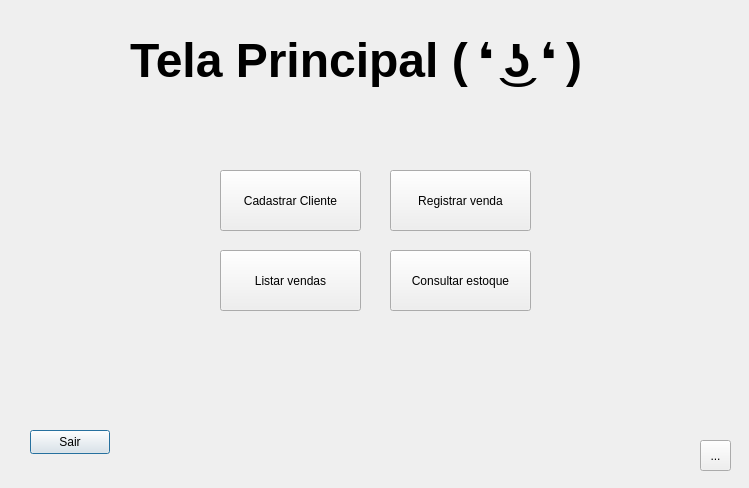
<?xml version="1.0" encoding="UTF-8"?>
<ui version="4.0">
 <class>TelaPrincipal</class>
 <widget class="QDialog" name="TelaPrincipal">
  <property name="geometry">
   <rect>
    <x>0</x>
    <y>0</y>
    <width>749</width>
    <height>488</height>
   </rect>
  </property>
  <property name="windowTitle">
   <string>Dialog</string>
  </property>
  <widget class="QLabel" name="txt">
   <property name="geometry">
    <rect>
     <x>130</x>
     <y>20</y>
     <width>551</width>
     <height>81</height>
    </rect>
   </property>
   <property name="font">
    <font>
     <pointsize>36</pointsize>
     <bold>true</bold>
    </font>
   </property>
   <property name="text">
    <string>Tela Principal ( ❛ ͜ʖ ❛ )</string>
   </property>
  </widget>
  <widget class="QPushButton" name="botSair">
   <property name="geometry">
    <rect>
     <x>30</x>
     <y>430</y>
     <width>80</width>
     <height>24</height>
    </rect>
   </property>
   <property name="text">
    <string>Sair</string>
   </property>
  </widget>
  <widget class="QPushButton" name="botEstoque">
   <property name="geometry">
    <rect>
     <x>390</x>
     <y>250</y>
     <width>141</width>
     <height>61</height>
    </rect>
   </property>
   <property name="text">
    <string>Consultar estoque</string>
   </property>
  </widget>
  <widget class="QPushButton" name="botCadastroCliente">
   <property name="geometry">
    <rect>
     <x>220</x>
     <y>170</y>
     <width>141</width>
     <height>61</height>
    </rect>
   </property>
   <property name="text">
    <string>Cadastrar Cliente</string>
   </property>
  </widget>
  <widget class="QPushButton" name="botVenda">
   <property name="geometry">
    <rect>
     <x>390</x>
     <y>170</y>
     <width>141</width>
     <height>61</height>
    </rect>
   </property>
   <property name="text">
    <string>Registrar venda</string>
   </property>
  </widget>
  <widget class="QPushButton" name="botListaVendas">
   <property name="geometry">
    <rect>
     <x>220</x>
     <y>250</y>
     <width>141</width>
     <height>61</height>
    </rect>
   </property>
   <property name="text">
    <string>Listar vendas</string>
   </property>
  </widget>
  <widget class="QToolButton" name="toolButton">
   <property name="geometry">
    <rect>
     <x>700</x>
     <y>440</y>
     <width>31</width>
     <height>31</height>
    </rect>
   </property>
   <property name="text">
    <string>...</string>
   </property>
  </widget>
 </widget>
 <resources/>
 <connections/>
</ui>
